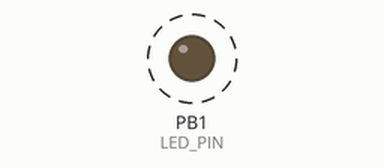
This sketch was run on a simulated ATtiny85, built with avr-gcc and run on an emulated ATtiny85. Shown: output pins drawn as LEDs (lit = HIGH). Dashed ring = blinking. Pins used as bus, display or sensor lines are not drawn.

Above: at 0.5 s.
Timing chart, 0 to 4.8 s (numbered marks = the images above):
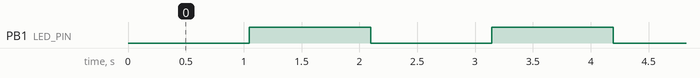

The sketch:

TestFreq.ino
```cpp
/*
 * Test de fréquence pour l'ATtiny85 (ou autre)
 * 1. upload bootlader corresponding to desired configuration (i.e. 8Mhz internal clock, etc.)
 * 2. upload the sketch
 * 3. measure the time T of a high pulse with osciloscope (in seconds)
 * 4. Clock frequency = 8192 / T. check if it matches your expectations
 */
#define CLK_PIN 0
#define LED_PIN 1
// the setup function runs once when you press reset or power the board
void setup() {
  // initialize digital pin 13 as an output.
  pinMode(CLK_PIN, OUTPUT);
  pinMode(LED_PIN, OUTPUT);
  //DDRB |= 0x03;
  cli();
}

// the loop function runs over and over again forever
void loop() {
  static uint16_t counter = 0;
  static uint8_t tick = 0;
  uint8_t tock = (TCNT0>>7) & 0x01;
  digitalWrite(CLK_PIN, tock  );   // turn the LED on (HIGH is the voltage level)
  counter += tick^tock;
  digitalWrite(LED_PIN, (counter>>10) & 0x01  );
  tick = tock;
}
```

Measured:
- by itself, PB1 (LED_PIN): alternates HIGH for 1.0 s and LOW for 1.0 s
